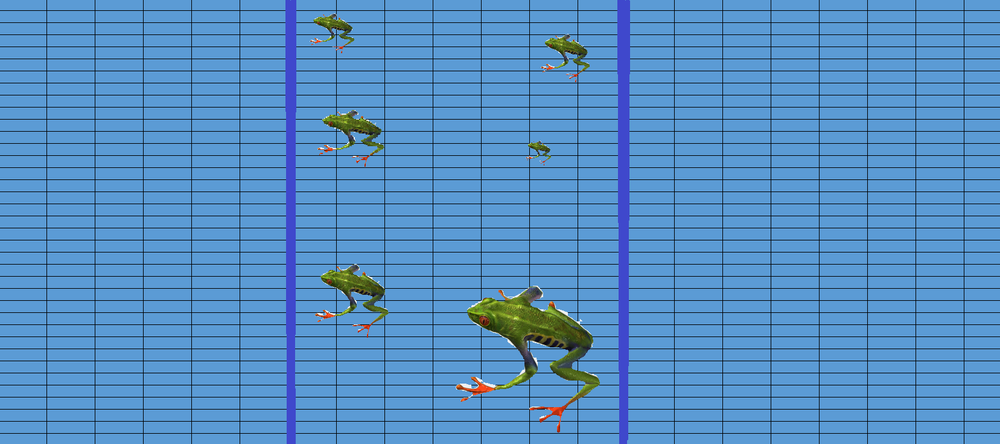
#> input picture frog_count/froggos/froggos5.png, 1000 x 444 px, shrunk from 1657 x 735 before the run
$ python count_frogs.py
#> lines starting #> are read from the running program, lines starting #| are printed output that depends on the picture; after the words box and inside, x2 and y2 are one past the last pixel; in counts of white or black regions, pixels touching at a corner belong together
# Import libraries
import cv2
import numpy as np
import matplotlib.pyplot as plt


def count_frogs(image_path):
#> called with image_path = 'froggos/froggos5.png'
    image = cv2.imread(image_path)
#> image is the input picture: shape (444, 1000, 3); mean B, G, R 196.5, 143.2, 85.5
    test = cv2.cvtColor(image, cv2.COLOR_RGB2HLS_FULL)
#> test: shape (444, 1000, 3); mean of channels 0, 1, 2 24, 141.2, 145.8
    blur = cv2.GaussianBlur(test, (11, 13), 0)
#> blur: shape (444, 1000, 3); mean of channels 0, 1, 2 24, 141.2, 145.8
    canny = cv2.Canny(blur, 70, 120, 13)
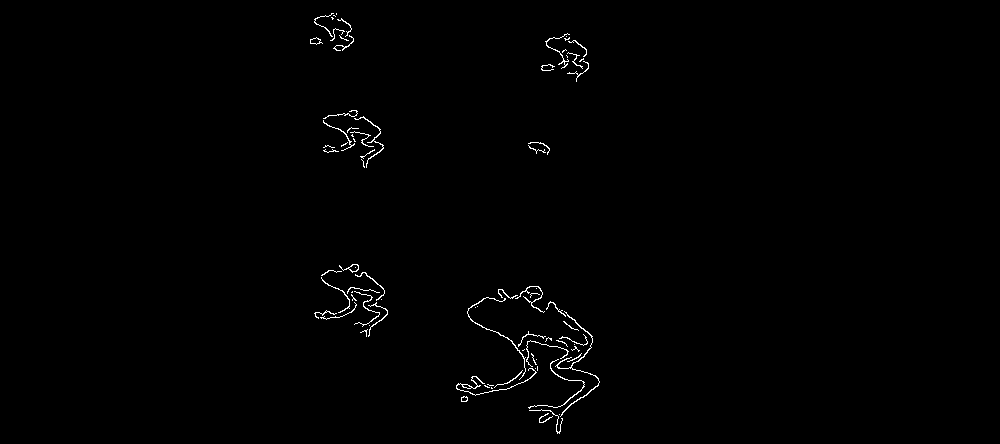
#> canny: shape (444, 1000); 0.66% white in thin lines or dots, all inside (x1, y1, x2, y2) = (310, 13, 600, 434)
    dilated = cv2.dilate(canny, (1, 1), iterations=8)
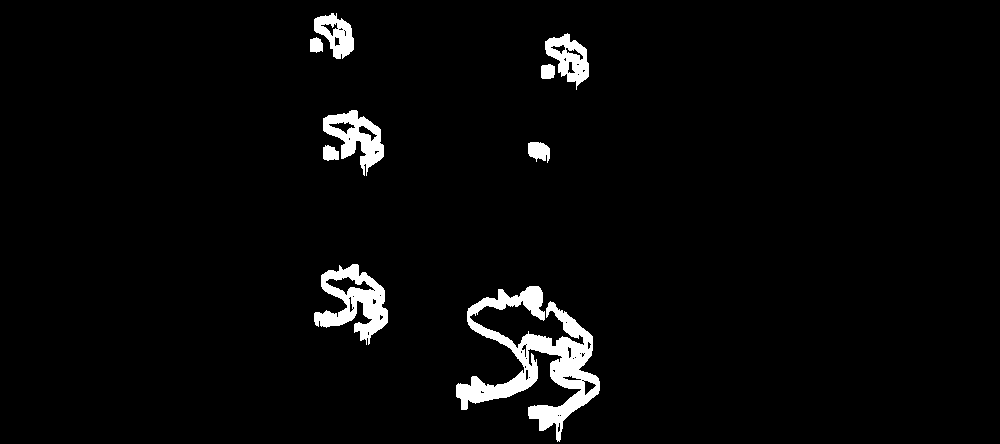
#> dilated: shape (444, 1000); 3.4% white; 9 white regions
    (cnt, hierarchy) = cv2.findContours(dilated.copy(), cv2.RETR_EXTERNAL, cv2.CHAIN_APPROX_NONE)
#> cnt = 9 contours; largest, box (x1, y1, x2, y2) and area: (456, 286, 600, 442) 6986, (314, 264, 388, 345) 2946, (323, 110, 384, 176) 1928, (545, 33, 589, 90) 1330, (314, 13, 354, 59) 1058
    rgb = cv2.cvtColor(image, cv2.COLOR_BGR2RGB)
    cv2.drawContours(rgb, cnt, -1, (255, 0, 0), 5)
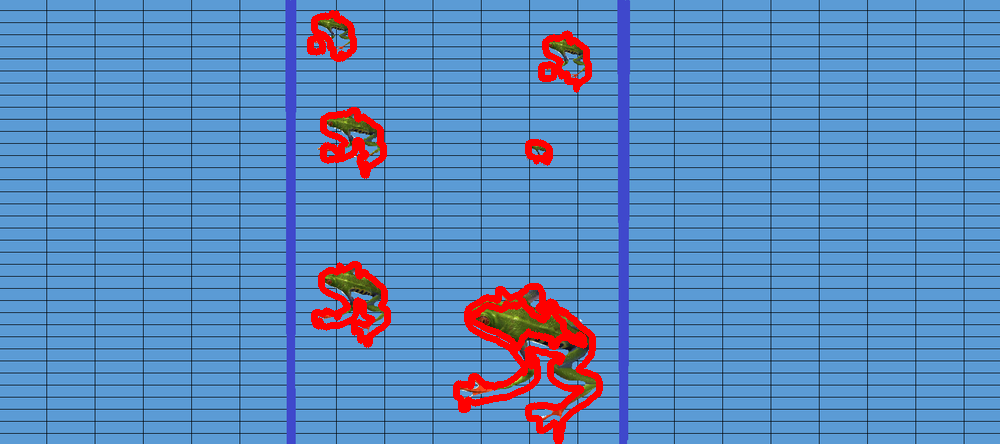
#> rgb: shape (444, 1000, 3); mean R, G, B 91.1, 138.4, 191.2

    # [10 lines of commented-out code are left out]
    return len(cnt)


if __name__ == "__main__":
    c = count_frogs('froggos/froggos5.png')
#> c = 9
    print(f"There are {c} frogs")
#| There are 9 frogs

$ run again, with frog_count/froggos/froggos6.png copied over frog_count/froggos/froggos5.png
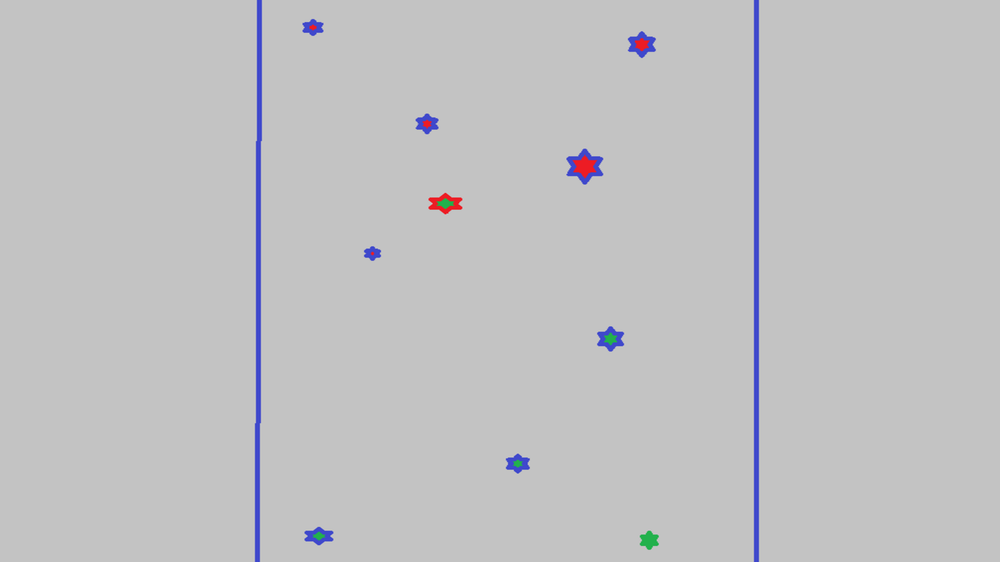
#> input picture frog_count/froggos/froggos6.png, 1000 x 562 px, shrunk from 1920 x 1080 before the run
#> in count_frogs, image is the input picture: shape (562, 1000, 3); mean B, G, R 194.8, 193, 193
#> test: shape (562, 1000, 3); mean of channels 0, 1, 2 1.2, 193.9, 2.7
#> blur: shape (562, 1000, 3); mean of channels 0, 1, 2 1.2, 193.9, 2.7
#> in count_frogs, `canny = cv2.Canny(blur, 70, 120, 13)`:
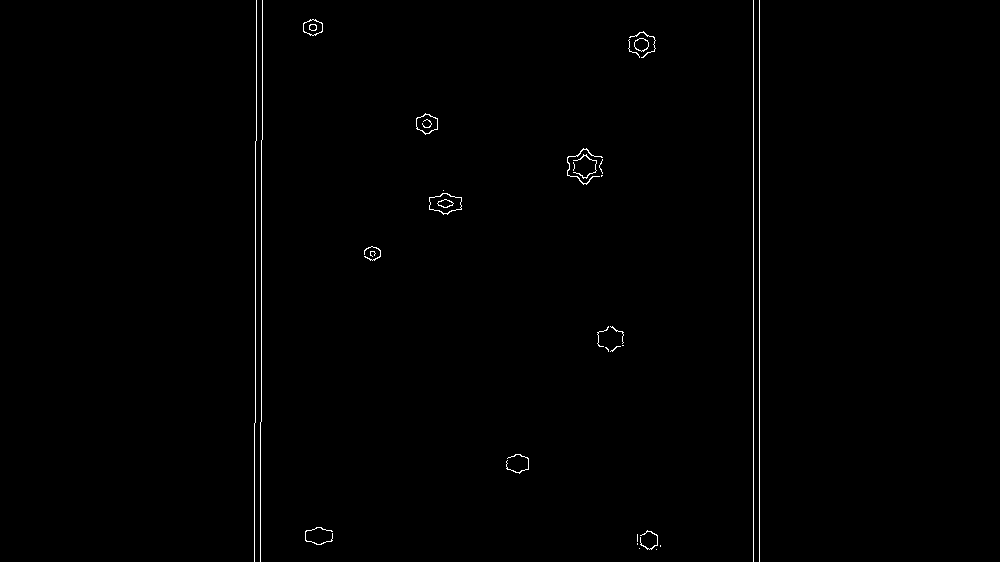
#> canny: shape (562, 1000); 0.6% white in thin lines or dots, all inside (x1, y1, x2, y2) = (254, 0, 760, 562)
#> dilated: shape (562, 1000); 1.4% white; 19 white regions (2 under 20 px)
#> cnt = 19 contours, 6 with area under 20; largest, box (x1, y1, x2, y2) and area: (567, 148, 603, 193) 1116, (429, 190, 462, 223) 740, (628, 31, 656, 66) 694, (305, 527, 333, 553) 569, (506, 454, 529, 482) 493
#> in count_frogs, `cv2.drawContours(rgb, cnt, -1, (255, 0, 0), 5)`:
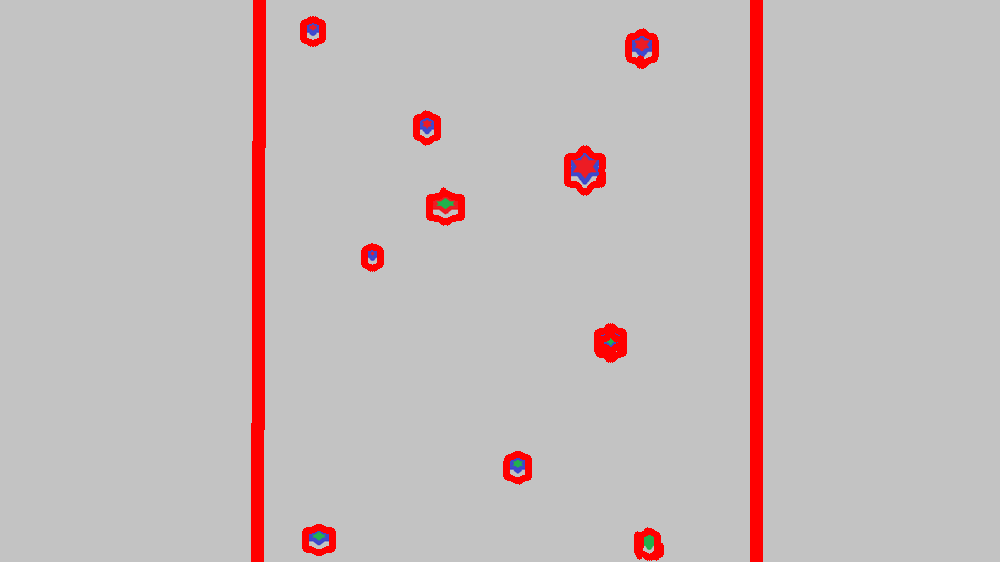
#> rgb: shape (562, 1000, 3); mean R, G, B 197, 187.2, 187.4
#> c = 19
#| There are 19 frogs
